Frame 1 (no input): blank canvas, image omitted
Frame 60 (the mouse pressed at the canvas centre just before this capture): blank canvas, image omitted
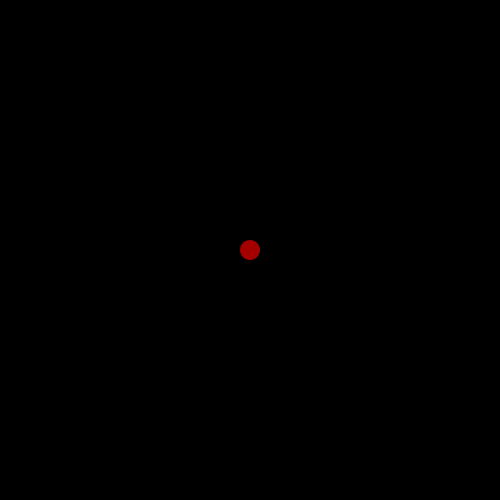
Frame 120 (the mouse held since frame 60 and released just before this capture)

The Processing sketch whose frames 1 and 60 were blank and that drew this single picture after the mouse press (run headless with seeded random() and noise(); from frame 60 on, the mouse is pressed at the canvas centre):

// Processing sketch: processing_63241
// ── processing_63241.pde

int grow = 10;

float r;
float g;
float b;


void setup () { 
  size(500,500);
  smooth ();
  
}

void draw () {
  background (0);
  noStroke ();
  fill (r,g,b);
 //grow = grow + 1; anwachsen ohne maus
  ellipse (width/2, height/2, grow, grow);
  
}

void mousePressed () {
  grow = grow + 10;
  
  r= random(255);
  g= random(0);
  b= random(0);

  
}
